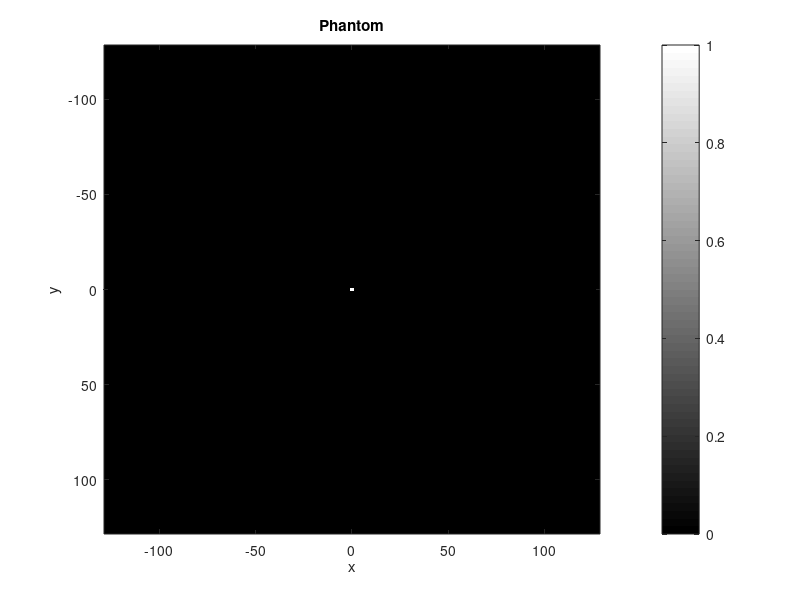
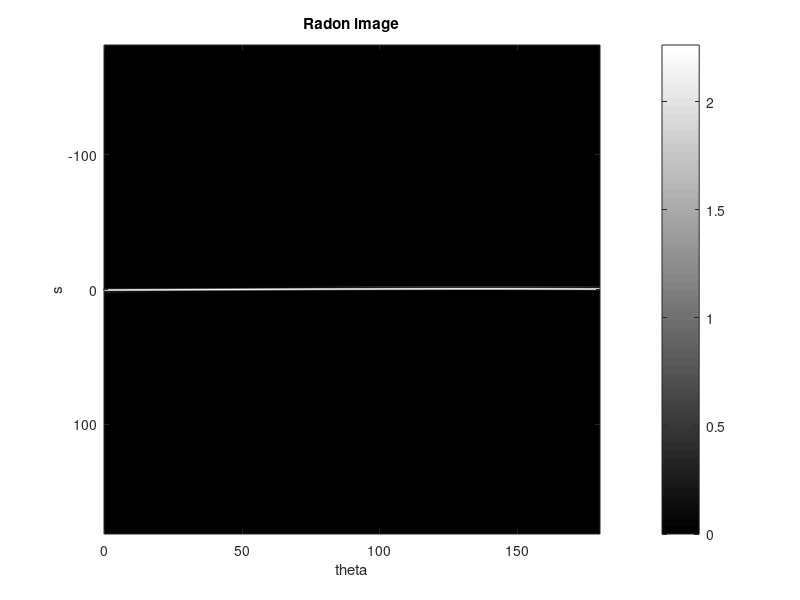
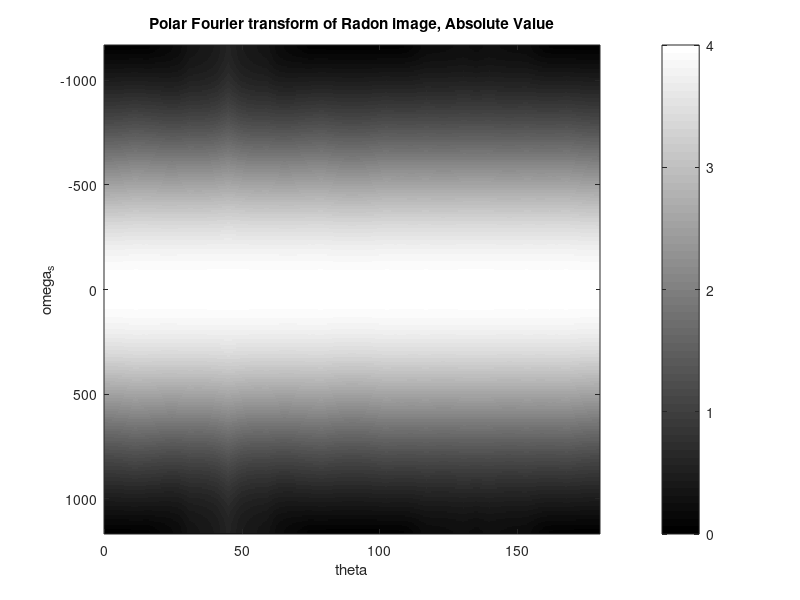
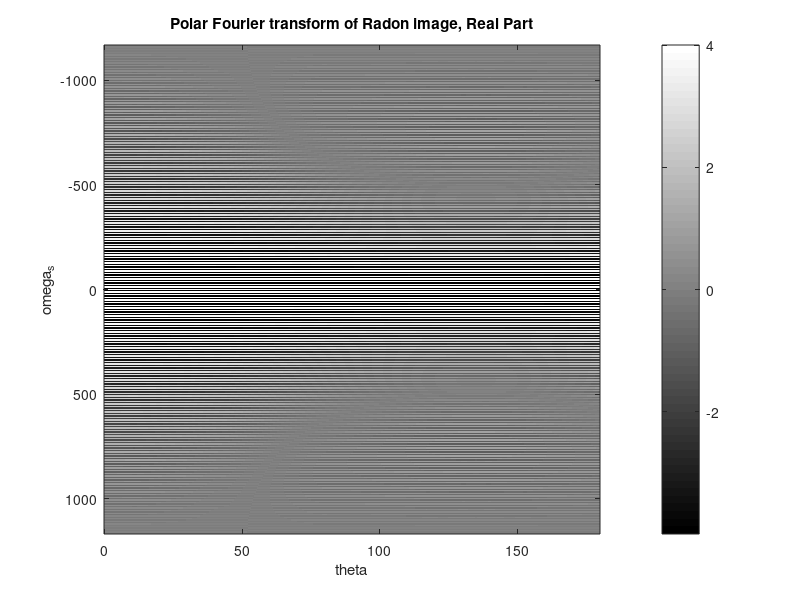

These figures' MATLAB source, in order: (Note: a time limit stopped this script after it produced the figures.)
%% Image defaults
set(0,'defaultsurfaceedgecolor','none')

%% Debug flag: print out everything when DEBUG==1
DEBUG=1;

%% Signal to noise ratio
%SNR=0.1;

%% Interpolation method: nearest / linear / cubic
interp_m='nearest';

%%Zeropadding ratio: filter out high frequency signal
% 0:none , 1:filter everything
zeropad_ratio=0;

%%Oversampling ratio: reduce alising
%1:normal, >1 oversampling
oversamp_ratio=1;

%% Size of phantom and reconstructed image
% N is the number of rows and columns in P, which is 256 respectively
N=256;

%Radon scan angles
%we may change the number of beams that we use to cover 180 degree
theta=linspace(0,180-1/5,180*5);

%%%%%%%%%%%%%%%%%%%%%%%%%%%%%%%%%%%%%%%%%%%%%%%%%%%%%%%%%%%%%%%%%%%%%
%% Create Phantom P
%P = phantom('Shepp-Logan',N);

%Modified Shepp-Logan' gives better visual perception than 'Shepp-Logan'
%P = phantom('Modified Shepp-Logan',N);     %Fail-safe version

% a simple 2D delta function which is off-centre
%P = zeros(N);
%P(12,12)=1;

% a stripe
%T=N/8;
%P=[zeros(N,(N-T)/2) ones(N,T) zeros(N,(N-T)/2)];

% a square (T must be even)
T=2;
P=[zeros(N,(N-T)/2) ones(N,T) zeros(N,(N-T)/2)];
P=P'&P; %image of square

% a 45deg straight line
%P=eye(N);

% Determine the range of x and y
x = linspace(-N/2,N/2,N);
y = x;

% Show and save the phantom
figure(1)
imagesc(x,y,P),colormap(gray),colorbar
title('Phantom'),xlabel('x'),ylabel('y')
print -dpng 1_phantom.png

%%%%%%%%%%%%%%%%%%%%%%%%%%%%%%%%%%%%%%%%%%%%%%%%%%%%%%%%%%%%%%%%%%%%%%%%%
%% Apply radon transformation Rf
%return a vector XP containing the radial coordinates corresponding to each row of RT
Rf = radon(P,theta);

% Determine the range of s
s_max=sqrt( max(x)^2 + max(y)^2 );
[s_size theta_size] = size(Rf);
s = linspace(-s_max,s_max,s_size);

%% Apply noise to the Radon image
%noise = SNR * ( rand(s_size,theta_size)*2 - 1 );
%Rf = Rf + noise;

%if(DEBUG)
%figure(97)
%imagesc(noise),colorbar
%title('noise profile')
%end


%% Show and save Radon image
figure(2)
imagesc(theta,s,Rf),colormap(gray),colorbar
title('Radon image'),xlabel('theta'),ylabel('s')
print -dpng 2_radon.png

%%%%%%%%%%%%%%%%%%%%%%%%%%%%%%%%%%%%%%%%%%%%%%%%%%%%%%%%%%%%%%%%%%%%%%
%% Polar Fourier transform
FRf = fft(Rf);         % Apply 1D Fourier transform in each column

% Determine the range of omega
ds=mean(diff(s));
size_omega=size(FRf,1);
d_omega=2*pi/ds;
omega_max=size_omega*d_omega/2;
omega=linspace(-omega_max,omega_max,size_omega);

%% Zeropadding: remove high-frequency components and reduce noise
pad_begin=floor(size_omega*(1-zeropad_ratio)/2)+1;
pad_end=size_omega-pad_begin+1;
FRf(pad_begin:pad_end,:)=0;
FRf=fftshift(FRf,1);

%% Show and save the Fourier transform image
figure(3)
imagesc(theta, omega, abs(FRf)),colormap(gray),colorbar
xlabel('theta'),ylabel('omega_s')
title('Polar Fourier transform of Radon image, Absolute Value')
print -dpng 3_fourier_radon_abs.png

if(DEBUG)
figure(4)
imagesc(theta, omega, real(FRf)),colormap(gray),colorbar
xlabel('theta'),ylabel('omega_s')
title('Polar Fourier transform of Radon image, Real Part')
print -dpng 3a_fourier_radon_real.png

figure(5)
imagesc(theta, omega, imag(FRf)),colormap(gray),colorbar
xlabel('theta'),ylabel('omega_s')
title('Polar Fourier transform of Radon image, Imaginary Part')
print -dpng 3b_fourier_radon_imag.png
end
%%%%%%%%%%%%%%%%%%%%%%%%%%%%%%%%%%%%%%%%%%%%%%%%%%%%%%%%%%%%%%%%%%%%%%%%%%%%
%% Change from polar to x-y coordinate

%% Label omega_x, omega_y on the image of FRf:
[THETA WW] = meshgrid(theta, omega);
label_WX = WW.*cosd(THETA);
label_WY = WW.*sind(THETA);

%% Determine range of the desired rectangular coordinates
N=N*oversamp_ratio;
max_omega=max(omega);
omega_x = linspace(-max_omega/sqrt(2),max_omega/sqrt(2),N);
omega_y = omega_x;
[WX WY]=meshgrid( omega_x , omega_y );

d_omega=mean(diff(omega_x));
dx=2*pi/d_omega;
max_x=N*dx/2;
x=(-(N/2):(N/2))*dx;
y=x;

%% Prepare data for interpolation
%reshape matrix to array in columns
[cols rows]=size(label_WX);
WX_array=reshape(label_WX,cols*rows,1);
WY_array=reshape(label_WY,cols*rows,1);
FRf_array=reshape(FRf,cols*rows,1);

%% Apply interpolation
F2f = griddata(WX_array,WY_array,FRf_array,WX,WY,interp_m);
F2f(isnan(F2f))=0;        % set all NaN (Not a Number) error to zero

%% DEBUG: test label WX,WY
if(DEBUG)
figure(6)
surf(label_WX,label_WY,abs(FRf)),colorbar,colormap(jet)
axis tight;
title('DEBUG: Radon Fourier image before interpolation, Absolute Value')
xlabel('theta'),ylabel('omega')
print -dpng 4c_fourier_polar_abs.png

figure(7)
surf(WX,WY,abs(F2f)),colorbar,colormap(jet)
axis tight;
title('DEBUG: Radon Fourier image after interpolation, Absolute Value')
xlabel('omega_x'),ylabel('omega_y')
print -dpng 4d_fourier_xy_abs.png
end

%% Save image of F2f
figure(8)
imagesc(omega_x,omega_y,abs(F2f)),colormap(gray),colorbar
xlabel('omega_x'),ylabel('omega_y')
title('polar to x-y interpolation, Absolute Value')
print -dpng 4_fourier_xy_abs.png

if(DEBUG)
figure(9)
imagesc(omega_x,omega_y,real(F2f)),colormap(gray),colorbar
xlabel('omega_x'),ylabel('omega_y')
title('polar to x-y interpolation, Real Part')
print -dpng 4a_fourier_xy_real.png

figure(10)
imagesc(omega_x, omega_y, imag(F2f)),colormap(gray),colorbar
xlabel('omega_x'),ylabel('omega_y')
title('polar to x-y interpolation, Imaginary Part')
print -dpng 4b_fourier_xy_imag.png
end
%%%%%%%%%%%%%%%%%%%%%%%%%%%%%%%%%%%%%%%%%%%%%%%%%%%%%%%%%%%%%%%%%%%%%%%%%%
%% Apply Inverse FFT to F2f
f = ifft2(fftshift(F2f));

figure(11)
imagesc(x,y,real(f)),colormap(gray),colorbar
xlabel('x'),ylabel('y')
title('Reconstructed Image, Real Part')
print -dpng 5_reconstruct_xy_real.png

if(DEBUG)
figure(12)
imagesc(x,y,imag(f)),colormap(gray),colorbar
xlabel('x'),ylabel('y')
title('Reconstructed Image, Imaginary Part')
print -dpng 5_reconstruct_xy_imag.png
end

close all
